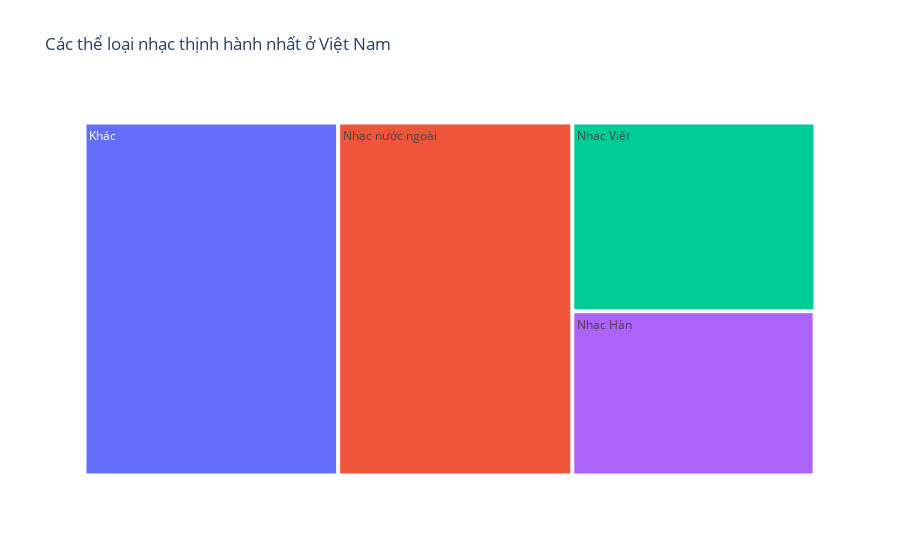

Source (notebook cell):
### Markdown cell above
Có vẻ như có một số lượng lớn bài hát không được phân loại cụ thể, nhưng thay vì bỏ qua, chúng ta sẽ trực quan hóa chúng cùng với các thể loại khác bằng biểu đồ để so sánh tổng quan kích thước của từng thể loại trong toàn bộ tập dữ liệu.

### Code cell
# Vẽ biểu đồ
fig = px.treemap(genre_counts, 
                 path=['Thể loại'], 
                 values='Số lượng bài hát',
                 title="Các thể loại nhạc thịnh hành nhất ở Việt Nam")

fig.write_image('../images/treemap_genre.svg', format='svg', engine='kaleido')
fig.show()

### Figure 1 — Plotly figure (JSON) as saved in the notebook; plotly's stock layout.template omitted (floating-point values rounded to 4 significant figures)
{"data": [{"branchvalues": "total", "domain": {"x": [0, 1], "y": [0, 1]}, "hovertemplate": "labels=%{label}<br>Số lượng bài hát=%{value}<br>parent=%{parent}<br>id=%{id}<extra></extra>", "ids": ["Khác", "Nhạc nước ngoài", "Nhạc Việt", "Nhạc Hàn", "Nhạc Trung"], "labels": ["Khác", "Nhạc nước ngoài", "Nhạc Việt", "Nhạc Hàn", "Nhạc Trung"], "name": "", "parents": ["", "", "", "", ""], "type": "treemap", "values": [1210.0, 1117.0, 620.0, 538.0, 2.0]}], "layout": {"legend": {"tracegroupgap": 0}, "title": {"text": "Các thể loại nhạc thịnh hành nhất ở Việt Nam"}}}
